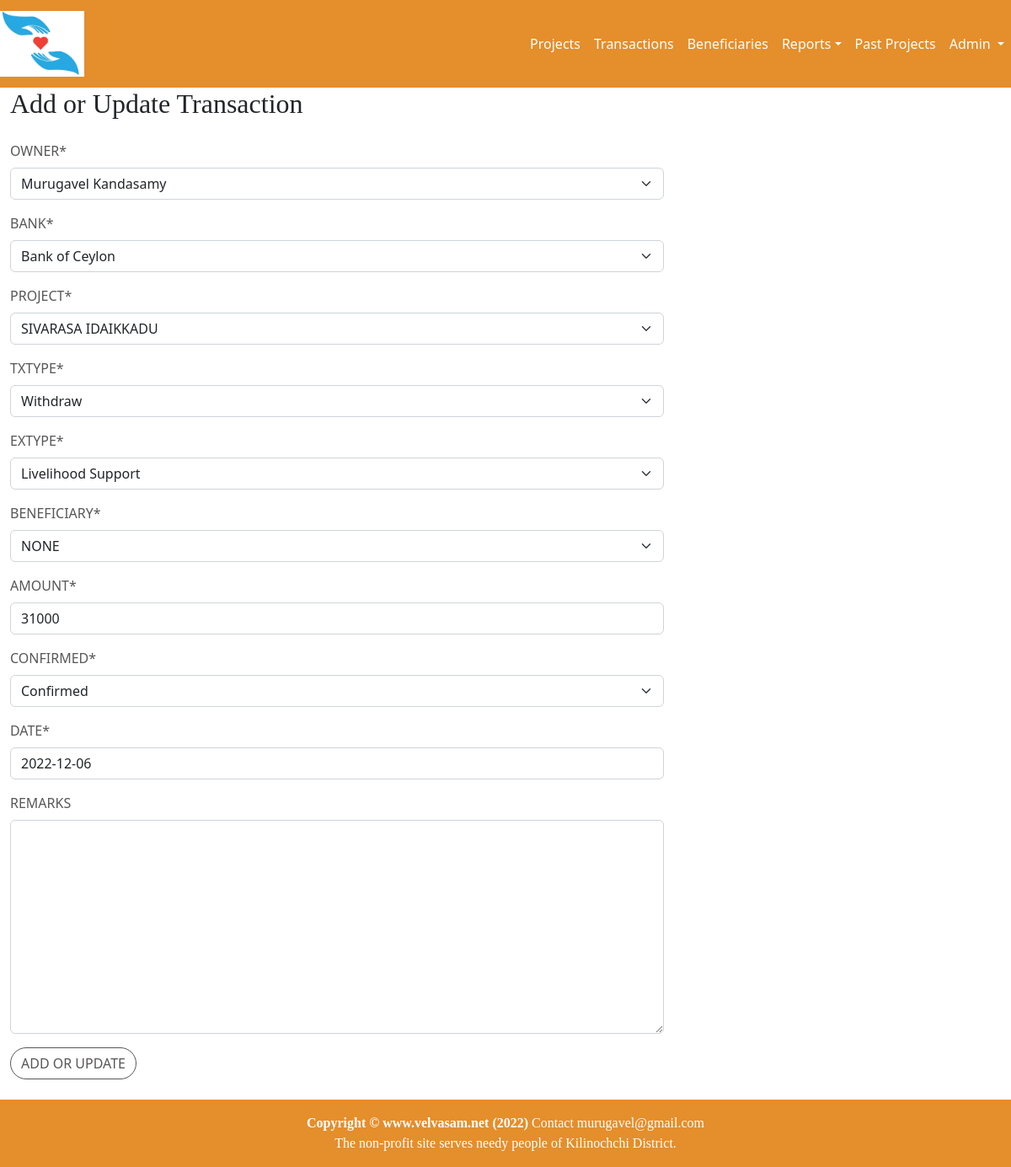
Before: /accounts/transactionUpd48 (signed in) with the older database file.
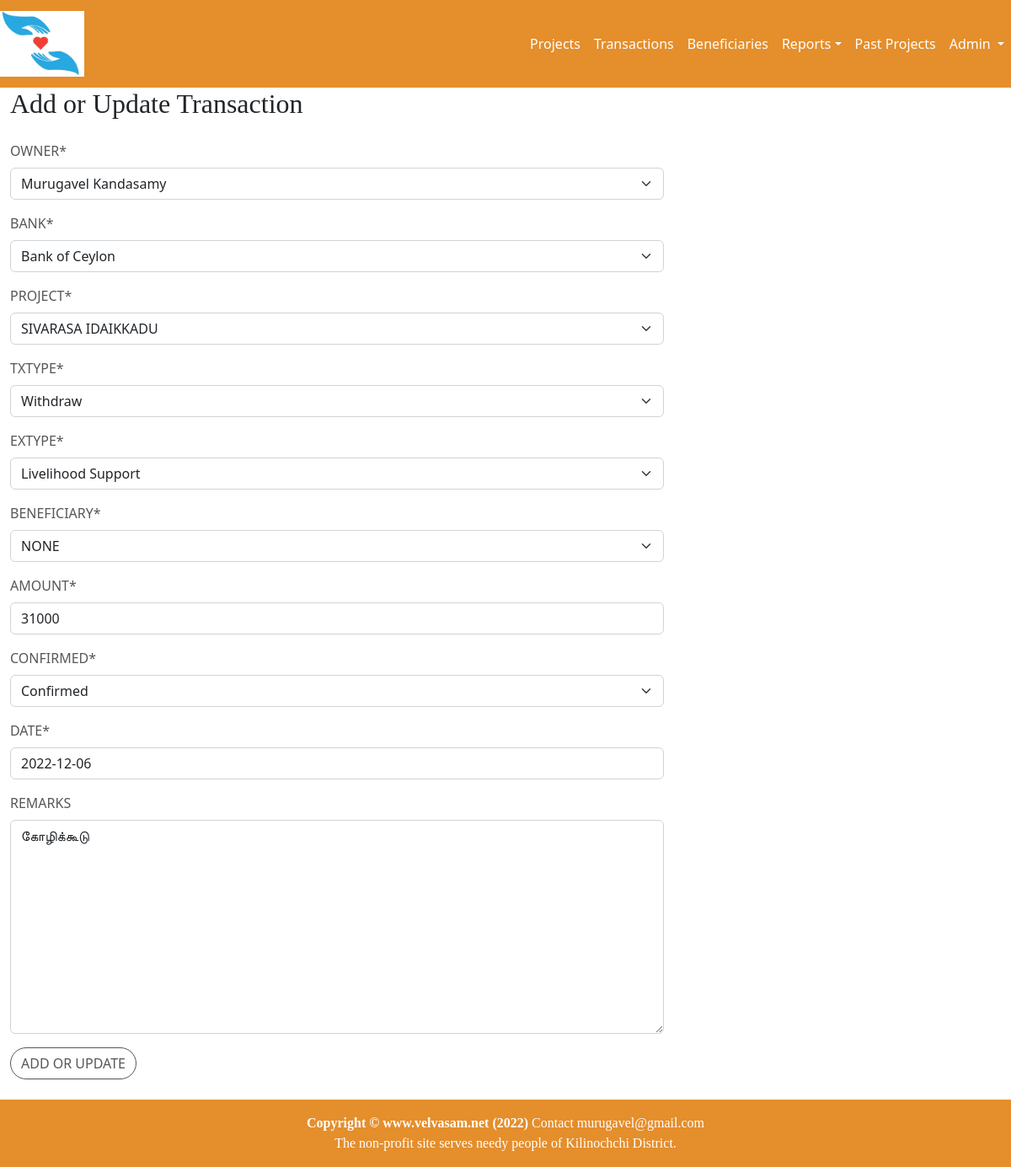
After: the same page with the newer database file.
### accounts/models.py (models this page shows)
class Transaction(models.Model):
    TxType_DEPOSIT='DEPOSIT'
    TxType_WITHDRWAL='WITHDRAWAL'
    TxType_INCOME='INTEREST'
    TxType_FEES = 'FEES'
    TXTYPE =[
        (TxType_DEPOSIT,'Deposit'),
        (TxType_WITHDRWAL,'Withdraw'),
        (TxType_INCOME,'Interest'),
        (TxType_FEES,'fees'),
    ]
    TXCONFIRM = [
        ('Unconfirmed',"Unconfirmed"),
        ('Confirmed',"Confirmed"),
    ]
    def get_default_beneficiary():
        return Beneficiary.objects.get(id=14).id
    bank = models.ForeignKey(BankAccount, on_delete=models.CASCADE)
    project = models.ForeignKey(Project, on_delete=models.CASCADE)
    owner   = models.ForeignKey(User, related_name='Owner', on_delete=models.PROTECT)
    txType  = models.CharField(max_length=10,choices=TXTYPE)
    exType  = models.ForeignKey(ExpenseType, on_delete=models.CASCADE)
    remarks = models.TextField(max_length=100,blank=True,null=True)
    beneficiary = models.ForeignKey(Beneficiary,on_delete=models.CASCADE, default=get_default_beneficiary)
    amount  = models.IntegerField()
    date    = models.DateField(default=timezone.now)
    receipt = models.FileField(upload_to='transaction/%Y',null=True,blank=True)
    confirmed = models.CharField(max_length=16,choices=TXCONFIRM,default='UnConfirmed')
    updatedBy = models.ForeignKey(User,on_delete=models.PROTECT)
    updatedOn = models.DateTimeField(default=timezone.now)

### accounts/views.py (the view, shortened to what this page needs)
# urls.py: re_path(r'transactionUpd(?P<pk>\d+)', transactionUpdView, name='transactionUpd'),
@login_required
def transactionUpdView(request,pk):
    user = User.objects.get(id=request.user.id)
    tx = Transaction.objects.get(id=pk)
    bank = BankAccount.objects.get(id=tx.bank_id)
    project = Project.objects.get(id = tx.project_id)
    if request.method == 'GET':
        form  = TransactionForm(instance = tx)
        form.fields['exType'].queryset = ExpenseType.objects.filter(prjType_id = project.prjType.id)
        form.fields['bank'].queryset = BankAccount.objects.all()
        form.fields['owner'].queryset = User.objects.order_by('first_name')
        return render(request,template_name='common_form.html',context={'form':form, 'form_name':"Transaction "})

### accounts/forms.py (shortened to what this page needs)
class TransactionForm(forms.ModelForm):
    exType=forms.ModelChoiceField(queryset=ExpenseType.objects.filter())
    owner=MemberChoiceField(queryset=User.objects.filter())
    beneficiary=BeneficiaryChoiceField(queryset=Beneficiary.objects.filter())
    class Meta:
        model = Transaction
        fields = ['owner','bank','project','txType','exType','beneficiary','amount','confirmed','date','remarks']

### accounts/forms.py (called while the page is built)
     def label_from_instance(self, obj):
         return "%s %s" % (obj.first_name, obj.last_name)

     def label_from_instance(self, obj):
         return "%s" % (obj.name)

### accounts/models.py (called while the page is built)
    def __str__(self):
        return "%s" % self.name;

    def __str__(self):
        return "%s " % (self.expense)

    def __str__(self):
        return "%s" % (self.name)

### accounts/templates/common_form.html (shortened to what this page needs)
{% extends 'home/base.html' %}
{% block content %}
{% load static %}
{% load crispy_forms_tags %}
<div class="container-fluid">
    <div class="row no-gutter">
        <div class="col-md-6 col-lg-8">
        <h2 class="login-heading mb-4">Add or Update {{form_name}}</h2>
            <form method="post" enctype="multipart/form-data">
                {{ form | crispy}}
                <div>
                    <button type="submit" class="btn btn-dark btn-md">Add or Update</button>
                </div>
            </form>
        </div>
    </div>
</div>
{% include 'home/footer.html' %}
{% endblock %}

Changed rows visible on the page:
changed Transaction "Murugavel Kandasamy": remarks (not shown) → "கோழிக்கூடு"
